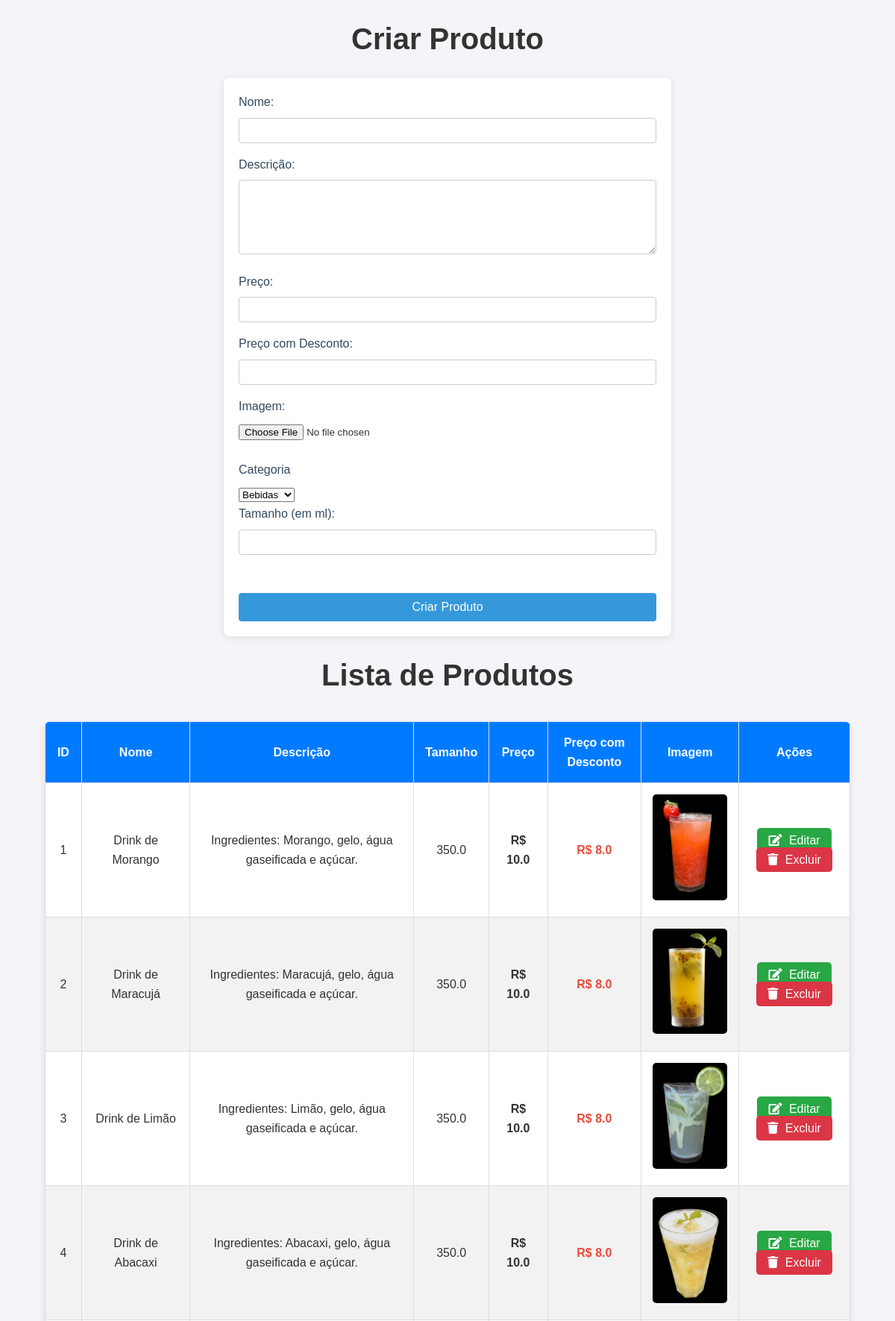
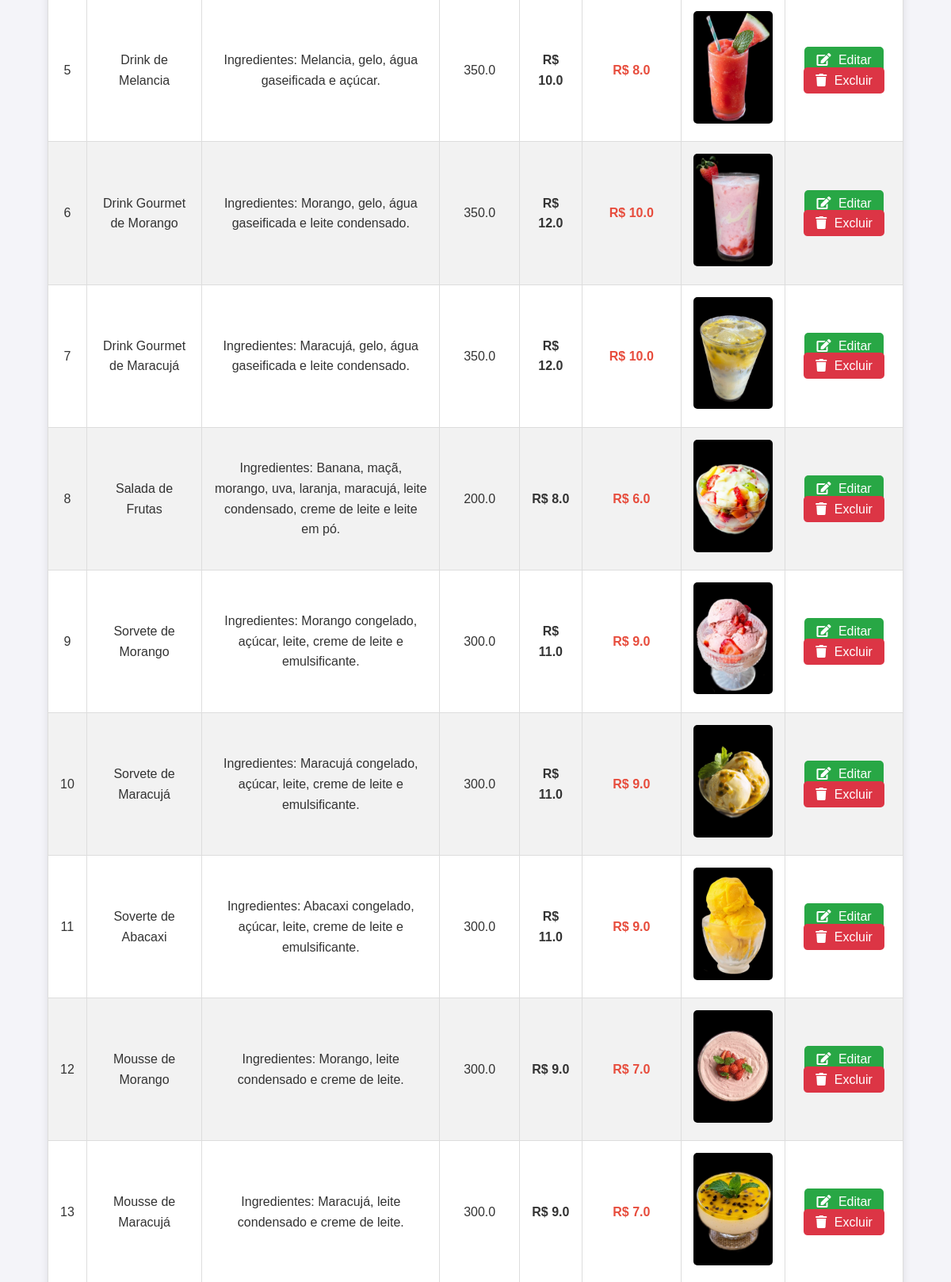
The app's page /crud (upper part) with its own data (2 pictures, top to bottom).
### main.py (models this page shows)
class Produto(db.Model):
    id = db.Column(db.Integer, primary_key=True)
    nome = db.Column(db.String(100), nullable=False)
    descricao = db.Column(db.String(200), nullable=False)
    tamanho = db.Column(db.Float, nullable=False)
    preco = db.Column(db.Float, nullable=False)
    preco_desconto = db.Column(db.Float, nullable=True)
    image = db.Column(db.String(250), nullable=False)
    categoria = db.Column(db.String(50), nullable=False)  # Adicionando a categoria

### main.py (the view, shortened to what this page needs)
@app.route('/crud', methods=['GET', 'POST'])
@app.route('/crud/<int:id>', methods=['GET', 'POST'])
def crud(id=None):
    produto = Produto.query.get(id) if id else None
    produtos = Produto.query.all()
    return render_template('crud.html', produto=produto, produtos=produtos)

### templates/crud.html (shortened to what this page needs)
<!DOCTYPE html>
<html lang="pt-BR">
<head>
    <link rel="stylesheet" href="/static/crud.css">
    <link rel="stylesheet" href="/static/listagem.css">
    <link rel="stylesheet" href="https://cdnjs.cloudflare.com/ajax/libs/font-awesome/5.15.4/css/all.min.css">
</head>
<body>
    <h1>{{ 'Editar Produto' if produto else 'Criar Produto' }}</h1>
    <form method="POST" enctype="multipart/form-data">
        <label for="nome">Nome:</label>
        <input type="text" name="nome" value="{{ produto.nome if produto else '' }}" required><br>
        <label for="descricao">Descrição:</label>
        <textarea name="descricao" required>{{ produto.descricao if produto else '' }}</textarea><br>
        <label for="preco">Preço:</label>
        <input type="number" step="0.01" name="preco" value="{{ produto.preco if produto else '' }}" required><br>
        <label for="preco_desconto">Preço com Desconto:</label>
        <input type="number" step="0.01" name="preco_desconto" value="{{ produto.preco_desconto if produto else '' }}"><br>
        <label for="image">Imagem:</label>
        {% if produto.image %}
        <img src="/{{ produto.image }}" alt="{{ produto.nome }}" width="100">
        <input type="file" name="image"><br><br>
        {% else %}
        <input type="file" name="image" required><br><br>
        {% endif %}
        <label for="categoria">Categoria</label>
        <select id="categoria" name="categoria" required>
            <option value="bebidas" {% if produto and produto.categoria == 'bebidas' %}selected{% endif %}>Bebidas</option>
        </select>
        <label for="tamanho">Tamanho (em ml):</label>
        <input type="number" step="0.01" name="tamanho" value="{{ produto.tamanho if produto else '' }}" required><br><br>
        <button type="submit">{{ 'Salvar alterações' if produto else 'Criar Produto' }}</button>
    </form>
    <h1>Lista de Produtos</h1>
    <table>
        <thead>
            <tr>
                <th>ID</th>
                <th>Nome</th>
                <th>Descrição</th>
                <th>Tamanho</th>
                <th>Preço</th>
                <th>Preço com Desconto</th>
                <th>Imagem</th>
                <th>Ações</th>
            </tr>
        </thead>
        <tbody>
            {% for produto in produtos %}
            <tr>
                <td>{{ produto.id }}</td>
                <td>{{ produto.nome }}</td>
                <td>{{ produto.descricao }}</td>
                <td>{{ produto.tamanho }}</td>
                <td class="price">R$ {{ produto.preco }}</td>
                <td class="price discount-price">R$ {{ produto.preco_desconto }}</td>
                <td><img src="/{{ produto.image }}" alt="{{ produto.nome }}"></td>
                <td>
                    <a href="/crud/{{produto.id}}" class="btn btn-edit">
                        <i class="fas fa-edit"></i> Editar
                    </a>
                    <a href="/delete/{{produto.id}}" onclick="return confirm('Deseja realmente excluir?')" class="btn btn-delete">
                        <i class="fas fa-trash"></i> Excluir
                    </a>
                </td>
            </tr>
            {% endfor %}
        </tbody>
    </table>
</body>
</html>

### static/crud.css (style rules this page uses)
* { margin: 0; padding: 0; box-sizing: border-box; }
body { font-family: Arial, sans-serif; background-color: #f4f4f4; color: #333; line-height: 1.6; padding: 20px; }
h1 { text-align: center; margin-bottom: 20px; font-size: 24px; color: #2c3e50; }
form { max-width: 600px; margin: 0 auto; background-color: #fff; padding: 20px; border-radius: 8px; box-shadow: 0 2px 10px rgba(0, 0, 0, 0.1); }
label { display: block; font-size: 16px; margin-bottom: 8px; color: #34495e; }
input[type="text"], input[type="number"], textarea { width: 100%; padding: 8px; margin-bottom: 16px; border: 1px solid #ccc; border-radius: 4px; font-size: 14px; }
textarea { height: 100px; resize: vertical; }
button { background-color: #3498db; color: #fff; padding: 10px 20px; border: none; border-radius: 4px; font-size: 16px; cursor: pointer; width: 100%; transition: background-color 0.3s ease; }
form > button { margin-top: 10px; }

### static/listagem.css (style rules this page uses)
body { font-family: 'Arial', sans-serif; background-color: #f4f4f9; margin: 0; padding: 0; }
h1 { text-align: center; margin-top: 20px; font-size: 2.5rem; color: #333; }
.btn i { margin-right: 5px; }
a { text-decoration: none; font-size: 1.2rem; color: #007bff; background-color: #f8f9fa; padding: 10px 20px; border-radius: 5px; transition: background-color 0.3s ease; }
table { width: 90%; margin: 30px auto; border-collapse: collapse; background-color: white; box-shadow: 0 4px 10px rgba(0, 0, 0, 0.1); border-radius: 8px; overflow: hidden; }
th, td { padding: 15px; text-align: center; border: 1px solid #ddd; }
th { background-color: #007bff; color: white; }
tr:nth-child(even) { background-color: #f2f2f2; }
img { max-width: 100px; height: auto; border-radius: 5px; }
.price { font-weight: bold; }
.discount-price { color: #e74c3c; }
.btn { padding: 8px 15px; font-size: 1rem; border-radius: 5px; text-decoration: none; color: white; display: inline; margin: 5px; }
.btn-edit { background-color: #28a745; }
.btn-delete { background-color: #dc3545; }

### records on screen
Produto: id "1", nome "Drink de Morango", descricao "Ingredientes: Morango, gelo, água gaseificada e açúcar.", tamanho "350.0", preco "10.0", preco_desconto "8.0", image (picture)
Produto: id "2", nome "Drink de Maracujá", descricao "Ingredientes: Maracujá, gelo, água gaseificada e açúcar.", tamanho "350.0", preco "10.0", preco_desconto "8.0", image (picture)
Produto: id "3", nome "Drink de Limão", descricao "Ingredientes: Limão, gelo, água gaseificada e açúcar.", tamanho "350.0", preco "10.0", preco_desconto "8.0", image (picture)
Produto: id "4", nome "Drink de Abacaxi", descricao "Ingredientes: Abacaxi, gelo, água gaseificada e açúcar.", tamanho "350.0", preco "10.0", preco_desconto "8.0", image (picture)
Produto: id "5", nome "Drink de Melancia", descricao "Ingredientes: Melancia, gelo, água gaseificada e açúcar.", tamanho "350.0", preco "10.0", preco_desconto "8.0", image (picture)
Produto: id "6", nome "Drink Gourmet de Morango", descricao "Ingredientes: Morango, gelo, água gaseificada e leite condensado.", tamanho "350.0", preco "12.0", preco_desconto "10.0", image (picture)
Produto: id "7", nome "Drink Gourmet de Maracujá", descricao "Ingredientes: Maracujá, gelo, água gaseificada e leite condensado.", tamanho "350.0", preco "12.0", preco_desconto "10.0", image (picture)
Produto: id "8", nome "Salada de Frutas", descricao "Ingredientes: Banana, maçã, morango, uva, laranja, maracujá, leite condensado, creme de leite e leite em pó.", tamanho "200.0", preco "8.0", preco_desconto "6.0", image (picture)
Produto: id "9", nome "Sorvete de Morango", descricao "Ingredientes: Morango congelado, açúcar, leite, creme de leite e emulsificante.", tamanho "300.0", preco "11.0", preco_desconto "9.0", image (picture)
Produto: id "10", nome "Sorvete de Maracujá", descricao "Ingredientes: Maracujá congelado, açúcar, leite, creme de leite e emulsificante.", tamanho "300.0", preco "11.0", preco_desconto "9.0", image (picture)
Produto: id "11", nome "Soverte de Abacaxi", descricao "Ingredientes: Abacaxi congelado, açúcar, leite, creme de leite e emulsificante.", tamanho "300.0", preco "11.0", preco_desconto "9.0", image (picture)
Produto: id "12", nome "Mousse de Morango", descricao "Ingredientes: Morango, leite condensado e creme de leite.", tamanho "300.0", preco "9.0", preco_desconto "7.0", image (picture)
Produto: id "13", nome "Mousse de Maracujá", descricao "Ingredientes: Maracujá, leite condensado e creme de leite.", tamanho "300.0", preco "9.0", preco_desconto "7.0", image (picture)

### other values on screen
{{ 'Editar Produto' if produto else 'Criar Produto' }} "Criar Produto"
{{ 'Salvar alterações' if produto else 'Criar Produto' }} "Criar Produto"
